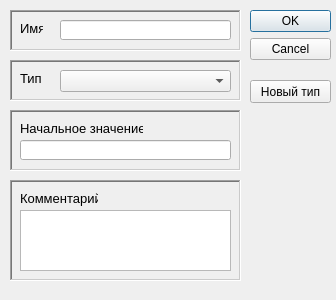
<?xml version="1.0" encoding="UTF-8"?>
<ui version="4.0">
 <class>QVariableEditor</class>
 <widget class="QDialog" name="QVariableEditor">
  <property name="geometry">
   <rect>
    <x>0</x>
    <y>0</y>
    <width>336</width>
    <height>300</height>
   </rect>
  </property>
  <property name="windowTitle">
   <string>Редактор данного ПО</string>
  </property>
  <property name="windowIcon">
   <iconset resource="resources.qrc">
    <normaloff>:/images/G.png</normaloff>:/images/G.png</iconset>
  </property>
  <widget class="QDialogButtonBox" name="buttonBox">
   <property name="geometry">
    <rect>
     <x>250</x>
     <y>10</y>
     <width>81</width>
     <height>61</height>
    </rect>
   </property>
   <property name="orientation">
    <enum>Qt::Vertical</enum>
   </property>
   <property name="standardButtons">
    <set>QDialogButtonBox::Cancel|QDialogButtonBox::Ok</set>
   </property>
  </widget>
  <widget class="QPushButton" name="pushButton">
   <property name="geometry">
    <rect>
     <x>250</x>
     <y>80</y>
     <width>81</width>
     <height>23</height>
    </rect>
   </property>
   <property name="text">
    <string>Новый тип</string>
   </property>
  </widget>
  <widget class="QFrame" name="frame">
   <property name="geometry">
    <rect>
     <x>10</x>
     <y>10</y>
     <width>231</width>
     <height>41</height>
    </rect>
   </property>
   <property name="frameShape">
    <enum>QFrame::WinPanel</enum>
   </property>
   <property name="frameShadow">
    <enum>QFrame::Sunken</enum>
   </property>
   <property name="lineWidth">
    <number>3</number>
   </property>
   <property name="midLineWidth">
    <number>1</number>
   </property>
   <widget class="QLabel" name="nameLbl">
    <property name="geometry">
     <rect>
      <x>10</x>
      <y>10</y>
      <width>23</width>
      <height>16</height>
     </rect>
    </property>
    <property name="font">
     <font>
      <pointsize>10</pointsize>
     </font>
    </property>
    <property name="text">
     <string>Имя</string>
    </property>
   </widget>
   <widget class="QLineEdit" name="nameEdt">
    <property name="geometry">
     <rect>
      <x>50</x>
      <y>10</y>
      <width>171</width>
      <height>20</height>
     </rect>
    </property>
   </widget>
  </widget>
  <widget class="QFrame" name="frame_2">
   <property name="geometry">
    <rect>
     <x>10</x>
     <y>60</y>
     <width>231</width>
     <height>41</height>
    </rect>
   </property>
   <property name="frameShape">
    <enum>QFrame::WinPanel</enum>
   </property>
   <property name="frameShadow">
    <enum>QFrame::Sunken</enum>
   </property>
   <property name="lineWidth">
    <number>3</number>
   </property>
   <property name="midLineWidth">
    <number>1</number>
   </property>
   <widget class="QLabel" name="typeLbl">
    <property name="geometry">
     <rect>
      <x>10</x>
      <y>10</y>
      <width>22</width>
      <height>16</height>
     </rect>
    </property>
    <property name="font">
     <font>
      <pointsize>10</pointsize>
     </font>
    </property>
    <property name="text">
     <string>Тип</string>
    </property>
   </widget>
   <widget class="QComboBox" name="typeCmbBox">
    <property name="geometry">
     <rect>
      <x>50</x>
      <y>10</y>
      <width>171</width>
      <height>22</height>
     </rect>
    </property>
   </widget>
  </widget>
  <widget class="QFrame" name="frame_3">
   <property name="geometry">
    <rect>
     <x>10</x>
     <y>110</y>
     <width>231</width>
     <height>61</height>
    </rect>
   </property>
   <property name="frameShape">
    <enum>QFrame::WinPanel</enum>
   </property>
   <property name="frameShadow">
    <enum>QFrame::Sunken</enum>
   </property>
   <property name="lineWidth">
    <number>3</number>
   </property>
   <property name="midLineWidth">
    <number>1</number>
   </property>
   <widget class="QLabel" name="initvalueLbl">
    <property name="geometry">
     <rect>
      <x>10</x>
      <y>10</y>
      <width>123</width>
      <height>16</height>
     </rect>
    </property>
    <property name="font">
     <font>
      <pointsize>10</pointsize>
     </font>
    </property>
    <property name="text">
     <string>Начальное значение</string>
    </property>
   </widget>
   <widget class="QLineEdit" name="initValueEdt">
    <property name="geometry">
     <rect>
      <x>10</x>
      <y>30</y>
      <width>211</width>
      <height>20</height>
     </rect>
    </property>
    <property name="frame">
     <bool>true</bool>
    </property>
   </widget>
  </widget>
  <widget class="QFrame" name="frame_4">
   <property name="geometry">
    <rect>
     <x>10</x>
     <y>180</y>
     <width>231</width>
     <height>101</height>
    </rect>
   </property>
   <property name="frameShape">
    <enum>QFrame::WinPanel</enum>
   </property>
   <property name="frameShadow">
    <enum>QFrame::Sunken</enum>
   </property>
   <property name="lineWidth">
    <number>3</number>
   </property>
   <property name="midLineWidth">
    <number>1</number>
   </property>
   <widget class="QLabel" name="commentLbl">
    <property name="geometry">
     <rect>
      <x>10</x>
      <y>10</y>
      <width>78</width>
      <height>16</height>
     </rect>
    </property>
    <property name="font">
     <font>
      <pointsize>10</pointsize>
     </font>
    </property>
    <property name="text">
     <string>Комментарий</string>
    </property>
   </widget>
   <widget class="QPlainTextEdit" name="commentTxtEdt">
    <property name="geometry">
     <rect>
      <x>10</x>
      <y>30</y>
      <width>211</width>
      <height>61</height>
     </rect>
    </property>
    <property name="font">
     <font>
      <pointsize>10</pointsize>
     </font>
    </property>
    <property name="horizontalScrollBarPolicy">
     <enum>Qt::ScrollBarAlwaysOff</enum>
    </property>
   </widget>
  </widget>
 </widget>
 <resources>
  <include location="resources.qrc"/>
 </resources>
 <connections>
  <connection>
   <sender>buttonBox</sender>
   <signal>accepted()</signal>
   <receiver>QVariableEditor</receiver>
   <slot>accept()</slot>
   <hints>
    <hint type="sourcelabel">
     <x>248</x>
     <y>254</y>
    </hint>
    <hint type="destinationlabel">
     <x>157</x>
     <y>274</y>
    </hint>
   </hints>
  </connection>
  <connection>
   <sender>buttonBox</sender>
   <signal>rejected()</signal>
   <receiver>QVariableEditor</receiver>
   <slot>reject()</slot>
   <hints>
    <hint type="sourcelabel">
     <x>316</x>
     <y>260</y>
    </hint>
    <hint type="destinationlabel">
     <x>286</x>
     <y>274</y>
    </hint>
   </hints>
  </connection>
 </connections>
</ui>
